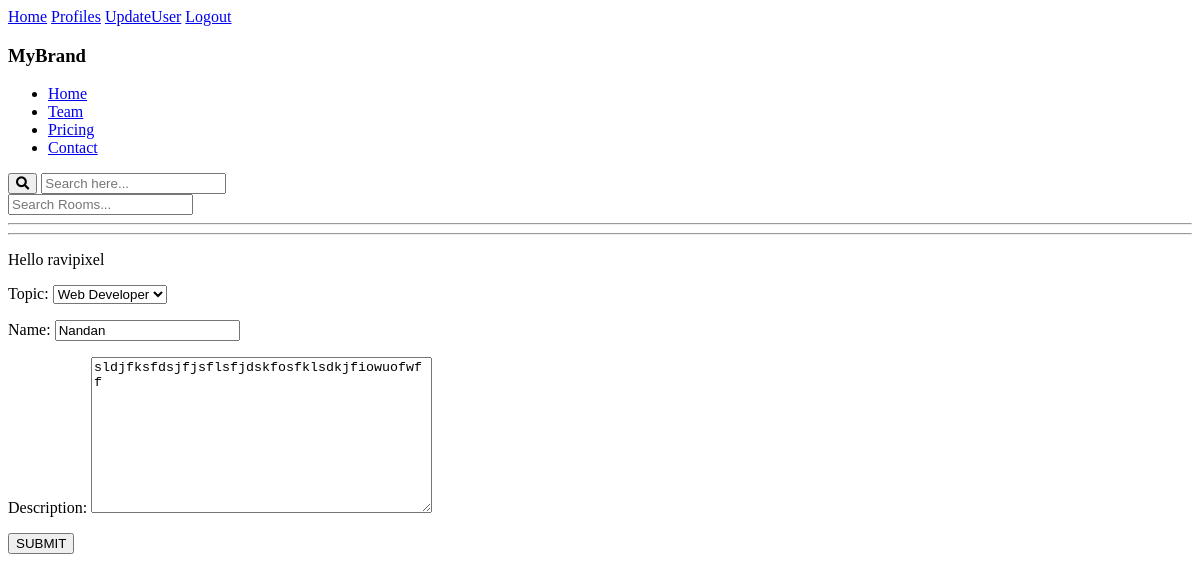
Screenshot of /update-room/2/ (signed in) with the database file from the repository.
### base/models.py (models this page shows, shortened)
class Room(models.Model):
    host = models.ForeignKey(User, on_delete=models.SET_NULL, null=True)
    topic = models.ForeignKey(Topic, on_delete=models.SET_NULL, null=True)
    name = models.CharField(max_length=20, blank=True, null=True)
    description = models.TextField(blank=True, null=True)
    participants = models.ManyToManyField(User, related_name='participants', blank=True)
    updated = models.DateTimeField(auto_now=True)
    created = models.DateTimeField(auto_now_add=True)
    class Meta:
        ordering = ['-updated', '-created']

class Topic(models.Model):
    name = models.CharField(max_length=50)
    def __str__(self):
        return self.name

### base/views.py (the view)
# urls.py: path('update-room/<str:pk>/', views.updateRoom, name='update-room'),
@login_required(login_url='login')
def updateRoom(request,pk):
    room = Room.objects.get(id=pk)
    form = RoomForm(instance=room)
    if request.user != room.host:
        return HttpResponse('Chal be Nikal Idhar se')
    if request.method == "POST":
        form = RoomForm(request.POST, instance=room)
        if form.is_valid():
            form.save()
            return redirect('home')
    context = {'form':form}
    return render(request, 'base/room_form.html', context)

### base/forms.py
class RoomForm(ModelForm):
    class Meta:
        model = Room
        fields = '__all__'
        exclude = ['host', 'participants']

### base/templates/base/room_form.html (shortened to what this page needs)
{% extends "main.html" %}
{% block content %}
    <div>
        <form action="" method="POST">
            {{form.as_p}}
            <input type="submit" value="SUBMIT">
        </form>
    </div>
{% endblock content %}

### templates/navbar.html (shortened to what this page needs)
<a href="{% url "home" %}">Home</a>
<a href="{% url "profiles" %}">Profiles</a>
{% if request.user.is_authenticated %}
<a href="{% url "update-user" %}">UpdateUser</a>
<a href="{% url "logout" %}">Logout</a>
{% else %}
<a href="{% url 'login' %}">Login</a>
{% endif %}
<nav>
    <div class="brand">
        <h3>MyBrand</h3>
    </div>
    <div class="navigation">
        <ul class="menu">
            <li><a href="#">Home</a></li>
            <li><a href="#">Team</a></li>
            <li><a href="#">Pricing</a></li>
            <li><a href="#">Contact</a></li>
        </ul>
        <div class="search">
            <div class="search-content">
                <button class="search-button"><i class="fa fa-search"></i></button>
                <input type="text" class="search-input" placeholder="Search here...">
            </div>
        </div>
    </div>
</nav>
<form action="{% url "home" %}" method="GET">
    <input type="text" name="q" placeholder='Search Rooms...' />
</form>
<hr>
<hr>
{% if request.user.is_authenticated %}
    <p>Hello {{request.user}}</p>
{% endif %}

### rows the page displays
Room: topic "Web Developer", description "sldjfksfdsjfjsflsfjdskfosfklsdkjfiowuofwff"
Topic: name "Nandan"

### other values shown
{{ request.user }} "ravipixel"
